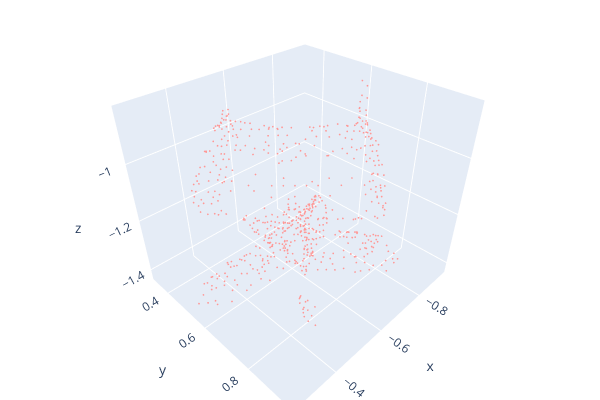

The notebook cell this image was saved under:
### Code cell
obj7 = g.get_object_pointcloud(7)  # get point cloud of object with node ID 7
o3d.visualization.draw_plotly([obj7])
# you could extract from this point cloud feautures with for example PointNet

### Figure 1 — Plotly figure (JSON) as saved in the notebook; plotly's stock layout.template omitted (floating-point values rounded to 4 significant figures; data arrays with more than 128 entries replaced by an {"elided": "..."} marker saying what was removed)
{"data": [{"marker": {"color": {"elided": "916x3 float values"}, "size": 1}, "mode": "markers", "type": "scatter3d", "x": {"elided": "916 float values"}, "y": {"elided": "916 float values"}, "z": {"elided": "916 float values"}}], "layout": {"height": 400, "margin": {"b": 0, "l": 0, "r": 0, "t": 0}, "scene": {"camera": {"center": {"x": 0, "y": 0, "z": 0}, "up": {"x": 0, "y": 0, "z": 1}}}, "showlegend": false, "width": 600}}
